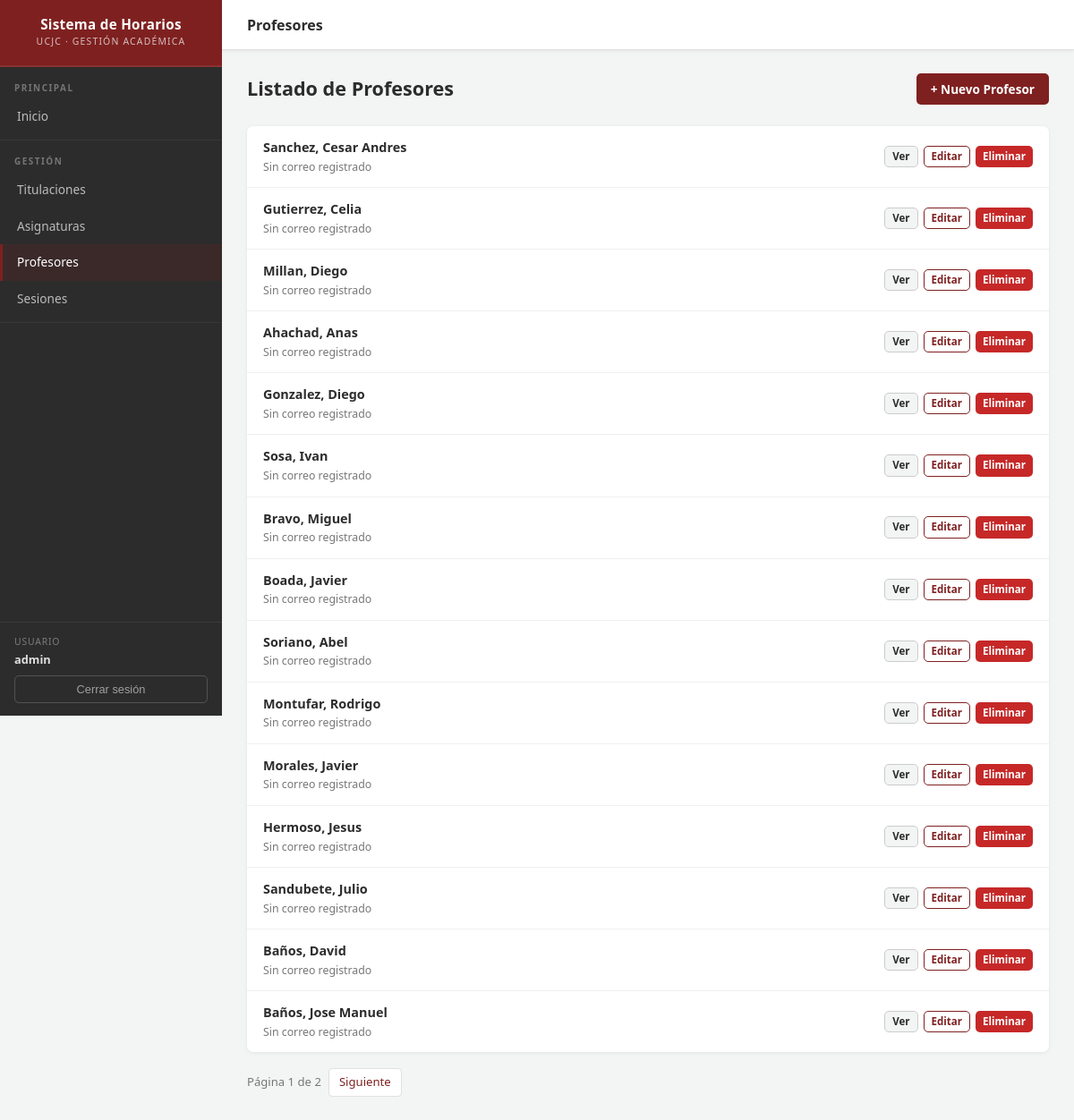
Page /horarios/profesores/ (signed in) on the committed database.
### horarios/models.py (models this page shows, shortened)
class Profesor(models.Model):
    nombre = models.CharField(max_length=100)
    apellidos = models.CharField(max_length=100)
    email = models.EmailField(blank=True, null=True)
    def get_absolute_url(self):
        return reverse('profesor-detail', args=[str(self.id)])

### horarios/views.py (the view)
# urls.py: path('profesores/', views.ProfesorListView.as_view(), name='profesores'),
class ProfesorListView(generic.ListView):
    model = Profesor
    paginate_by = 15

### horarios/templates/horarios/profesor_list.html (shortened to what this page needs)
{% extends "base_generic.html" %}
{% block page_title %}Profesores{% endblock %}
{% block content %}
<div class="page-header">
  <h2>Listado de Profesores</h2>
  {% if user.is_authenticated %}
  <a href="{% url 'profesor-create' %}" class="btn btn-primary">+ Nuevo Profesor</a>
  {% endif %}
</div>
{% if profesor_list %}
<div class="card">
  <ul class="item-list">
    {% for profesor in profesor_list %}
    <li>
      <div class="item-main">
        <div class="item-title">
          <a href="{{ profesor.get_absolute_url }}" style="color: var(--charcoal); text-decoration: none;">
            {{ profesor.apellidos }}, {{ profesor.nombre }}
          </a>
        </div>
        <div class="item-subtitle">{{ profesor.email|default:"Sin correo registrado" }}</div>
      </div>
      <div class="item-actions">
        <a href="{{ profesor.get_absolute_url }}" class="btn btn-secondary btn-xs">Ver</a>
        {% if user.is_authenticated %}
        <a href="{% url 'profesor-update' profesor.id %}" class="btn btn-outline btn-xs">Editar</a>
        <a href="{% url 'profesor-delete' profesor.id %}" class="btn btn-danger btn-xs">Eliminar</a>
        {% endif %}
      </div>
    </li>
    {% endfor %}
  </ul>
</div>
{% endif %}
{% endblock %}

### horarios/templates/base_generic.html (shortened to what this page needs)
{% load static %}
<!DOCTYPE html>
<html lang="es">
<head>
  <link rel="stylesheet" href="{% static 'css/style.css' %}">
</head>
<body>
<div class="layout">
  <aside class="sidebar">
    <div class="sidebar-brand">
      <div class="brand-title">Sistema de Horarios</div>
      <span class="brand-sub">UCJC · Gestión Académica</span>
    </div>
    <div class="sidebar-section">
      <p class="sidebar-section-label">Principal</p>
      <nav>
        <a href="{% url 'index' %}"
           {% if request.resolver_match.url_name == 'index' %}class="active"{% endif %}>
          Inicio
        </a>
      </nav>
    </div>
    <div class="sidebar-section">
      <p class="sidebar-section-label">Gestión</p>
      <nav>
        <a href="{% url 'titulaciones' %}"
           {% if 'titulacion' in request.resolver_match.url_name %}class="active"{% endif %}>
          Titulaciones
        </a>
        <a href="{% url 'asignaturas' %}"
           {% if 'asignatura' in request.resolver_match.url_name %}class="active"{% endif %}>
          Asignaturas
        </a>
        <a href="{% url 'profesores' %}"
           {% if 'profesor' in request.resolver_match.url_name %}class="active"{% endif %}>
          Profesores
        </a>
        <a href="{% url 'sesiones' %}"
           {% if 'sesion' in request.resolver_match.url_name %}class="active"{% endif %}>
          Sesiones
        </a>
      </nav>
    </div>
    <div class="sidebar-user">
      {% if user.is_authenticated %}
        <span class="user-label">Usuario</span>
        <span class="user-name">{{ user.get_username }}</span>
        <form action="{% url 'logout' %}" method="post">
          <button type="submit" class="btn-logout">Cerrar sesión</button>
        </form>
      {% else %}
        <a href="{% url 'login' %}?next={{ request.path }}" class="sidebar-login-link">
          Iniciar sesión
        </a>
      {% endif %}
    </div>
  </aside>
  <div class="main-wrapper">
    <div class="top-bar">
      <div class="top-bar-title">{% block page_title %}Sistema de Horarios{% endblock %}</div>
    </div>
    <div class="page-body">
      {% block content %}{% endblock %}
      {% block pagination %}
        {% if is_paginated %}
          <div class="pagination">
            <span>Página {{ page_obj.number }} de {{ page_obj.paginator.num_pages }}</span>
            {% if page_obj.has_next %}
              <a href="{{ request.path }}?page={{ page_obj.next_page_number }}">Siguiente</a>
            {% endif %}
          </div>
        {% endif %}
      {% endblock %}
    </div>
  </div>
</div>
</body>
</html>

### rows in the picture
Profesor: apellidos "Sanchez", nombre "Cesar Andres", email "Sin correo registrado"
Profesor: apellidos "Gutierrez", nombre "Celia", email "Sin correo registrado"
Profesor: apellidos "Millan", nombre "Diego", email "Sin correo registrado"
Profesor: apellidos "Ahachad", nombre "Anas", email "Sin correo registrado"
Profesor: apellidos "Gonzalez", nombre "Diego", email "Sin correo registrado"
Profesor: apellidos "Sosa", nombre "Ivan", email "Sin correo registrado"
Profesor: apellidos "Bravo", nombre "Miguel", email "Sin correo registrado"
Profesor: apellidos "Boada", nombre "Javier", email "Sin correo registrado"
Profesor: apellidos "Soriano", nombre "Abel", email "Sin correo registrado"
Profesor: apellidos "Montufar", nombre "Rodrigo", email "Sin correo registrado"
Profesor: apellidos "Morales", nombre "Javier", email "Sin correo registrado"
Profesor: apellidos "Hermoso", nombre "Jesus", email "Sin correo registrado"
Profesor: apellidos "Sandubete", nombre "Julio", email "Sin correo registrado"
Profesor: apellidos "Baños", nombre "David", email "Sin correo registrado"
Profesor: apellidos "Baños", nombre "Jose Manuel", email "Sin correo registrado"

### other values in the picture
{{ user.get_username }} "admin"
{{ page_obj.number }} "1"
{{ page_obj.paginator.num_pages }} "2"
